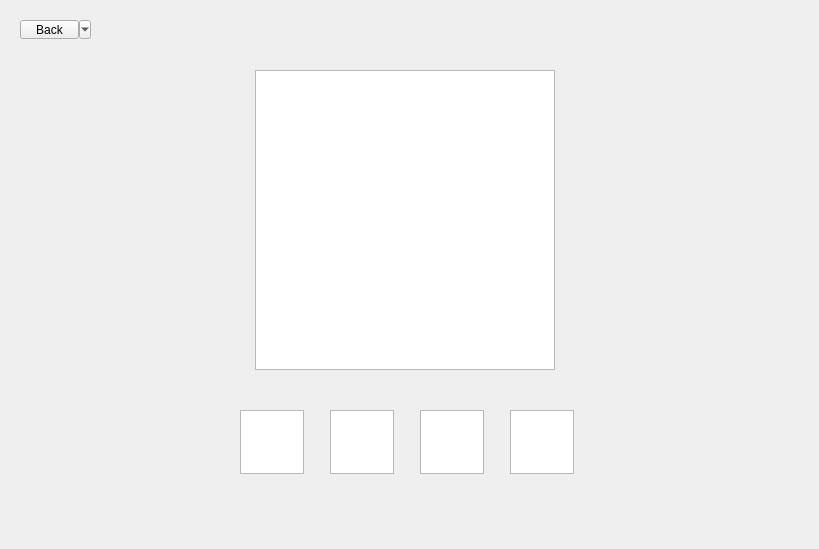
<?xml version="1.0" encoding="UTF-8"?>
<ui version="4.0">
 <class>PreviewDialog</class>
 <widget class="QDialog" name="PreviewDialog">
  <property name="geometry">
   <rect>
    <x>0</x>
    <y>0</y>
    <width>819</width>
    <height>549</height>
   </rect>
  </property>
  <property name="windowTitle">
   <string>Dialog</string>
  </property>
  <widget class="QWidget" name="mediaControls" native="true">
   <property name="geometry">
    <rect>
     <x>220</x>
     <y>400</y>
     <width>371</width>
     <height>80</height>
    </rect>
   </property>
   <widget class="ClickableGraphic" name="skipBack">
    <property name="geometry">
     <rect>
      <x>20</x>
      <y>10</y>
      <width>64</width>
      <height>64</height>
     </rect>
    </property>
    <property name="verticalScrollBarPolicy">
     <enum>Qt::ScrollBarAlwaysOff</enum>
    </property>
    <property name="horizontalScrollBarPolicy">
     <enum>Qt::ScrollBarAlwaysOff</enum>
    </property>
   </widget>
   <widget class="ClickableGraphic" name="playPause">
    <property name="geometry">
     <rect>
      <x>110</x>
      <y>10</y>
      <width>64</width>
      <height>64</height>
     </rect>
    </property>
    <property name="verticalScrollBarPolicy">
     <enum>Qt::ScrollBarAlwaysOff</enum>
    </property>
    <property name="horizontalScrollBarPolicy">
     <enum>Qt::ScrollBarAlwaysOff</enum>
    </property>
   </widget>
   <widget class="ClickableGraphic" name="stop">
    <property name="geometry">
     <rect>
      <x>200</x>
      <y>10</y>
      <width>64</width>
      <height>64</height>
     </rect>
    </property>
    <property name="verticalScrollBarPolicy">
     <enum>Qt::ScrollBarAlwaysOff</enum>
    </property>
    <property name="horizontalScrollBarPolicy">
     <enum>Qt::ScrollBarAlwaysOff</enum>
    </property>
   </widget>
   <widget class="ClickableGraphic" name="skipForward">
    <property name="geometry">
     <rect>
      <x>290</x>
      <y>10</y>
      <width>64</width>
      <height>64</height>
     </rect>
    </property>
    <property name="verticalScrollBarPolicy">
     <enum>Qt::ScrollBarAlwaysOff</enum>
    </property>
    <property name="horizontalScrollBarPolicy">
     <enum>Qt::ScrollBarAlwaysOff</enum>
    </property>
   </widget>
  </widget>
  <widget class="QToolButton" name="exitPreview">
   <property name="geometry">
    <rect>
     <x>20</x>
     <y>20</y>
     <width>71</width>
     <height>19</height>
    </rect>
   </property>
   <property name="text">
    <string>Back</string>
   </property>
   <property name="popupMode">
    <enum>QToolButton::MenuButtonPopup</enum>
   </property>
   <property name="toolButtonStyle">
    <enum>Qt::ToolButtonTextOnly</enum>
   </property>
   <property name="arrowType">
    <enum>Qt::DownArrow</enum>
   </property>
  </widget>
  <widget class="QGraphicsView" name="scene">
   <property name="geometry">
    <rect>
     <x>255</x>
     <y>70</y>
     <width>300</width>
     <height>300</height>
    </rect>
   </property>
   <property name="verticalScrollBarPolicy">
    <enum>Qt::ScrollBarAlwaysOff</enum>
   </property>
   <property name="horizontalScrollBarPolicy">
    <enum>Qt::ScrollBarAlwaysOff</enum>
   </property>
  </widget>
 </widget>
 <customwidgets>
  <customwidget>
   <class>ClickableGraphic</class>
   <extends>QGraphicsView</extends>
   <header>clickablegraphic.h</header>
  </customwidget>
 </customwidgets>
 <resources/>
 <connections/>
</ui>
